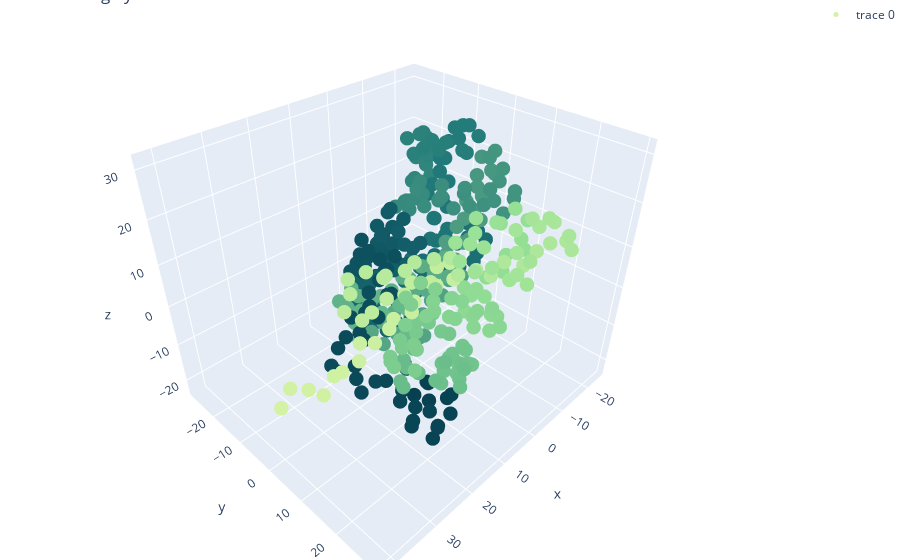

This figure's notebook cell:
### Markdown cell above
-------------------------------------------------------------------------------------------------------------------------------
#### <center><font color = #03989e>Protein P68133</font></center>
-------------------------------------------------------------------------------------------------------------------------------

### Code cell
N = 100000

trace1 = go.Scatter3d(x = protein6.x.values[0:N], 
                     y = protein6.y.values[0:N], 
                     z = protein6.z.values[0:N], 
                     mode = 'markers', 
                     marker = dict(
                         color = protein6.index.values[0:N], 
                         colorscale = "emrld", 
                         opacity = 1, size = 5
                     ))
figure_data = [trace1]
layout = go.Layout(title = 'Coloring by index', 
                   scene = dict(
                   xaxis = dict(title = "x"), 
                   yaxis = dict(title = "y"), 
                   zaxis = dict(title = "z")), 
                   margin = dict(
                   l = 0, r = 0, b = 0, t = 0),
                   showlegend = True
)

fig = go.Figure(data = figure_data, layout = layout)
py.iplot(fig, filename = 'simple-3d-scatter')

### Figure 1 — Plotly figure (JSON) as saved in the notebook; plotly's stock layout.template omitted (floating-point values rounded to 4 significant figures; data arrays with more than 128 entries replaced by an {"elided": "..."} marker saying what was removed)
{"data": [{"marker": {"color": {"elided": "377 int values"}, "colorscale": [[0, "rgb(211, 242, 163)"], [0.1667, "rgb(151, 225, 150)"], [0.3333, "rgb(108, 192, 139)"], [0.5, "rgb(76, 155, 130)"], [0.6667, "rgb(33, 122, 121)"], [0.8333, "rgb(16, 89, 101)"], [1, "rgb(7, 64, 80)"]], "opacity": 1, "size": 5}, "mode": "markers", "type": "scatter3d", "x": {"elided": "377 float values"}, "y": {"elided": "377 float values"}, "z": {"elided": "377 float values"}}], "layout": {"margin": {"b": 0, "l": 0, "r": 0, "t": 0}, "scene": {"xaxis": {"title": {"text": "x"}}, "yaxis": {"title": {"text": "y"}}, "zaxis": {"title": {"text": "z"}}}, "showlegend": true, "title": {"text": "Coloring by index"}}}
